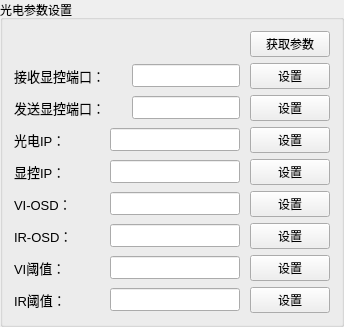
       <widget class="QGroupBox" name="groupBox_14">
        <property name="title">
         <string>光电参数设置</string>
        </property>
        <layout class="QVBoxLayout" name="verticalLayout_27">
         <item>
          <layout class="QHBoxLayout" name="horizontalLayout_18">
           <item>
            <spacer name="horizontalSpacer_6">
             <property name="orientation">
              <enum>Qt::Horizontal</enum>
             </property>
             <property name="sizeHint" stdset="0">
              <size>
               <width>40</width>
               <height>20</height>
              </size>
             </property>
            </spacer>
           </item>
           <item>
            <widget class="QPushButton" name="btn_getGDInfo_2">
             <property name="text">
              <string>获取参数</string>
             </property>
            </widget>
           </item>
          </layout>
         </item>
         <item>
          <layout class="QHBoxLayout" name="horizontalLayout_61" stretch="2,2,1">
           <property name="spacing">
            <number>10</number>
           </property>
           <item>
            <widget class="QLabel" name="label_18">
             <property name="minimumSize">
              <size>
               <width>80</width>
               <height>0</height>
              </size>
             </property>
             <property name="font">
              <font>
               <family>Arial</family>
               <pointsize>10</pointsize>
              </font>
             </property>
             <property name="text">
              <string>接收显控端口：</string>
             </property>
            </widget>
           </item>
           <item>
            <widget class="QLineEdit" name="txt_GD_recv_XK_Port_2">
             <property name="minimumSize">
              <size>
               <width>30</width>
               <height>0</height>
              </size>
             </property>
             <property name="font">
              <font>
               <family>Arial</family>
               <pointsize>10</pointsize>
              </font>
             </property>
             <property name="text">
              <string/>
             </property>
            </widget>
           </item>
           <item>
            <widget class="QPushButton" name="btn_GD_recv_XK_Port_2">
             <property name="text">
              <string>设置</string>
             </property>
            </widget>
           </item>
          </layout>
         </item>
         <item>
          <layout class="QHBoxLayout" name="horizontalLayout_62" stretch="2,2,1">
           <property name="spacing">
            <number>10</number>
           </property>
           <item>
            <widget class="QLabel" name="label_27">
             <property name="minimumSize">
              <size>
               <width>80</width>
               <height>0</height>
              </size>
             </property>
             <property name="font">
              <font>
               <family>Arial</family>
               <pointsize>10</pointsize>
              </font>
             </property>
             <property name="text">
              <string>发送显控端口：</string>
             </property>
            </widget>
           </item>
           <item>
            <widget class="QLineEdit" name="txt_GD_send_XK_Port_2">
             <property name="minimumSize">
              <size>
               <width>30</width>
               <height>0</height>
              </size>
             </property>
             <property name="font">
              <font>
               <family>Arial</family>
               <pointsize>10</pointsize>
              </font>
             </property>
             <property name="text">
              <string/>
             </property>
            </widget>
           </item>
           <item>
            <widget class="QPushButton" name="btn_GD_send_XK_Port_2">
             <property name="text">
              <string>设置</string>
             </property>
            </widget>
           </item>
          </layout>
         </item>
         <item>
          <layout class="QHBoxLayout" name="horizontalLayout_63" stretch="2,3,1">
           <property name="spacing">
            <number>10</number>
           </property>
           <item>
            <widget class="QLabel" name="label_19">
             <property name="minimumSize">
              <size>
               <width>50</width>
               <height>0</height>
              </size>
             </property>
             <property name="font">
              <font>
               <family>Arial</family>
               <pointsize>10</pointsize>
              </font>
             </property>
             <property name="text">
              <string>光电IP：</string>
             </property>
            </widget>
           </item>
           <item>
            <widget class="QLineEdit" name="txt_GD_GD_IP_2">
             <property name="font">
              <font>
               <family>Arial</family>
               <pointsize>10</pointsize>
              </font>
             </property>
             <property name="text">
              <string/>
             </property>
            </widget>
           </item>
           <item>
            <widget class="QPushButton" name="btn_GD_GD_IP_2">
             <property name="text">
              <string>设置</string>
             </property>
            </widget>
           </item>
          </layout>
         </item>
         <item>
          <layout class="QHBoxLayout" name="horizontalLayout_64" stretch="2,3,1">
           <property name="spacing">
            <number>10</number>
           </property>
           <item>
            <widget class="QLabel" name="label_85">
             <property name="minimumSize">
              <size>
               <width>50</width>
               <height>0</height>
              </size>
             </property>
             <property name="font">
              <font>
               <family>Arial</family>
               <pointsize>10</pointsize>
              </font>
             </property>
             <property name="text">
              <string>显控IP：</string>
             </property>
            </widget>
           </item>
           <item>
            <widget class="QLineEdit" name="txt_GD_XK_IP_2">
             <property name="font">
              <font>
               <family>Arial</family>
               <pointsize>10</pointsize>
              </font>
             </property>
             <property name="text">
              <string/>
             </property>
            </widget>
           </item>
           <item>
            <widget class="QPushButton" name="btn_GD_XK_IP_2">
             <property name="text">
              <string>设置</string>
             </property>
            </widget>
           </item>
          </layout>
         </item>
         <item>
          <layout class="QHBoxLayout" name="horizontalLayout_93" stretch="2,3,1">
           <property name="spacing">
            <number>10</number>
           </property>
           <item>
            <widget class="QLabel" name="label_87">
             <property name="minimumSize">
              <size>
               <width>50</width>
               <height>0</height>
              </size>
             </property>
             <property name="font">
              <font>
               <family>Arial</family>
               <pointsize>10</pointsize>
              </font>
             </property>
             <property name="text">
              <string>VI-OSD：</string>
             </property>
            </widget>
           </item>
           <item>
            <widget class="QLineEdit" name="txt_GD_VI_OSD_2">
             <property name="font">
              <font>
               <family>Arial</family>
               <pointsize>10</pointsize>
              </font>
             </property>
             <property name="text">
              <string/>
             </property>
            </widget>
           </item>
           <item>
            <widget class="QPushButton" name="btn_GD_VI_OSD_2">
             <property name="text">
              <string>设置</string>
             </property>
            </widget>
           </item>
          </layout>
         </item>
         <item>
          <layout class="QHBoxLayout" name="horizontalLayout_116" stretch="2,3,1">
           <property name="spacing">
            <number>10</number>
           </property>
           <item>
            <widget class="QLabel" name="label_91">
             <property name="minimumSize">
              <size>
               <width>50</width>
               <height>0</height>
              </size>
             </property>
             <property name="font">
              <font>
               <family>Arial</family>
               <pointsize>10</pointsize>
              </font>
             </property>
             <property name="text">
              <string>IR-OSD：</string>
             </property>
            </widget>
           </item>
           <item>
            <widget class="QLineEdit" name="txt_GD_IR_OSD_2">
             <property name="font">
              <font>
               <family>Arial</family>
               <pointsize>10</pointsize>
              </font>
             </property>
             <property name="text">
              <string/>
             </property>
            </widget>
           </item>
           <item>
            <widget class="QPushButton" name="btn_GD_IR_OSD_2">
             <property name="text">
              <string>设置</string>
             </property>
            </widget>
           </item>
          </layout>
         </item>
         <item>
          <layout class="QHBoxLayout" name="horizontalLayout_117" stretch="2,3,1">
           <property name="spacing">
            <number>10</number>
           </property>
           <item>
            <widget class="QLabel" name="label_103">
             <property name="minimumSize">
              <size>
               <width>50</width>
               <height>0</height>
              </size>
             </property>
             <property name="font">
              <font>
               <family>Arial</family>
               <pointsize>10</pointsize>
              </font>
             </property>
             <property name="text">
              <string>VI阈值：</string>
             </property>
            </widget>
           </item>
           <item>
            <widget class="QLineEdit" name="txt_GD_VI_threshold_2">
             <property name="font">
              <font>
               <family>Arial</family>
               <pointsize>10</pointsize>
              </font>
             </property>
             <property name="text">
              <string/>
             </property>
            </widget>
           </item>
           <item>
            <widget class="QPushButton" name="btn_GD_VI_threshold_2">
             <property name="text">
              <string>设置</string>
             </property>
            </widget>
           </item>
          </layout>
         </item>
         <item>
          <layout class="QHBoxLayout" name="horizontalLayout_118" stretch="2,3,1">
           <property name="spacing">
            <number>10</number>
           </property>
           <item>
            <widget class="QLabel" name="label_104">
             <property name="minimumSize">
              <size>
               <width>50</width>
               <height>0</height>
              </size>
             </property>
             <property name="font">
              <font>
               <family>Arial</family>
               <pointsize>10</pointsize>
              </font>
             </property>
             <property name="text">
              <string>IR阈值：</string>
             </property>
            </widget>
           </item>
           <item>
            <widget class="QLineEdit" name="txt_GD_IR_threshold_2">
             <property name="font">
              <font>
               <family>Arial</family>
               <pointsize>10</pointsize>
              </font>
             </property>
             <property name="text">
              <string/>
             </property>
            </widget>
           </item>
           <item>
            <widget class="QPushButton" name="btn_GD_IR_threshold_2">
             <property name="text">
              <string>设置</string>
             </property>
            </widget>
           </item>
          </layout>
         </item>
        </layout>
       </widget>
